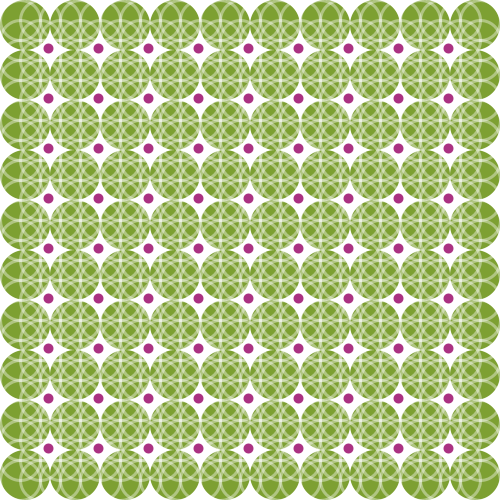
Frame 1 (no input)
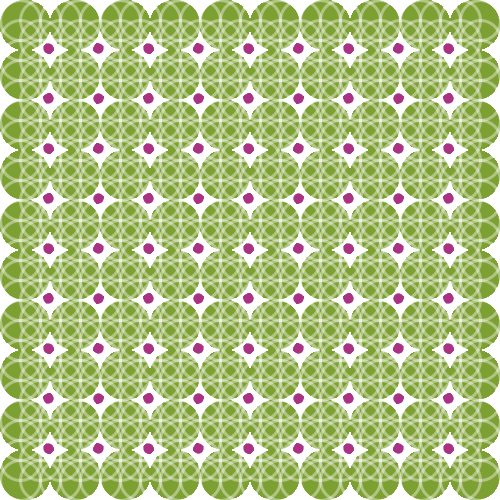
Frame 60 (the mouse pressed at the canvas centre just before this capture)
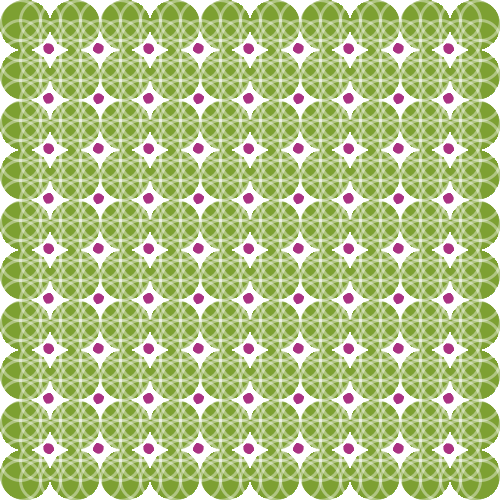
Frame 120 (the mouse held since frame 60 and released just before this capture)

The Processing sketch that drew these frames (run headless with seeded random() and noise(); from frame 60 on, the mouse is pressed at the canvas centre):

// Processing sketch: processing_60397
// ── processing_60397.pde

//Muster

void setup() {
  size(500,500);
  smooth();
  background(255);
}

void draw(){
  //für die grünen Kreise
  fill(125,160,50);
  for(float c=.5;c<10;c++){
    for (float r=.5;r<10;r++){
      noStroke();
      ellipse(r*50,c*50,50,50);
    }
  }
  
      //function für die Kreise ohne füllung
  for (int c=1;c<25;c++) {
    for (int r=1;r<25;r++) {
      DrawLoops(r, c);
    }
  }
  
  //pinke punkte
  for (float c=.5;c<9;c++) {
    for (float r=.5;r<9;r++) {
      strokeWeight(10);
      stroke(170,50,130);
      point(r*50+23.5,c*50+23.5);
    }
  }
  

}

//Kreise ohne füllung
void DrawLoops(int r, int c){
  strokeWeight(3);
  stroke(255,100);
  noFill();
  ellipse(r*20,c*20, 40, 40);
}
